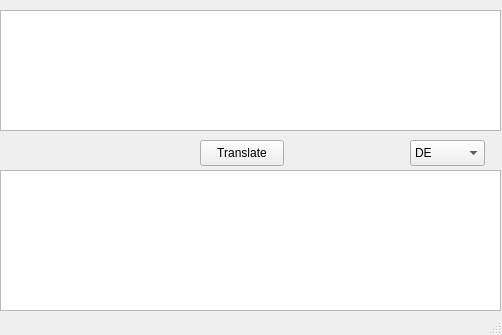
<?xml version="1.0" encoding="UTF-8"?>
<ui version="4.0">
 <class>MainWindow</class>
 <widget class="QMainWindow" name="MainWindow">
  <property name="geometry">
   <rect>
    <x>0</x>
    <y>0</y>
    <width>502</width>
    <height>335</height>
   </rect>
  </property>
  <property name="windowTitle">
   <string>Deepl-Translator</string>
  </property>
  <widget class="QWidget" name="centralwidget">
   <widget class="QTextEdit" name="textEdit">
    <property name="geometry">
     <rect>
      <x>0</x>
      <y>10</y>
      <width>501</width>
      <height>121</height>
     </rect>
    </property>
   </widget>
   <widget class="QTextEdit" name="textEdit_2">
    <property name="geometry">
     <rect>
      <x>0</x>
      <y>170</y>
      <width>501</width>
      <height>141</height>
     </rect>
    </property>
   </widget>
   <widget class="QPushButton" name="pushButton">
    <property name="geometry">
     <rect>
      <x>200</x>
      <y>140</y>
      <width>84</width>
      <height>26</height>
     </rect>
    </property>
    <property name="text">
     <string>Translate</string>
    </property>
   </widget>
   <widget class="QComboBox" name="comboBox">
    <property name="geometry">
     <rect>
      <x>410</x>
      <y>140</y>
      <width>75</width>
      <height>26</height>
     </rect>
    </property>
    <item>
     <property name="text">
      <string>DE</string>
     </property>
    </item>
    <item>
     <property name="text">
      <string>EN-GB</string>
     </property>
    </item>
   </widget>
  </widget>
  <widget class="QStatusBar" name="statusbar"/>
 </widget>
 <resources/>
 <connections/>
</ui>
